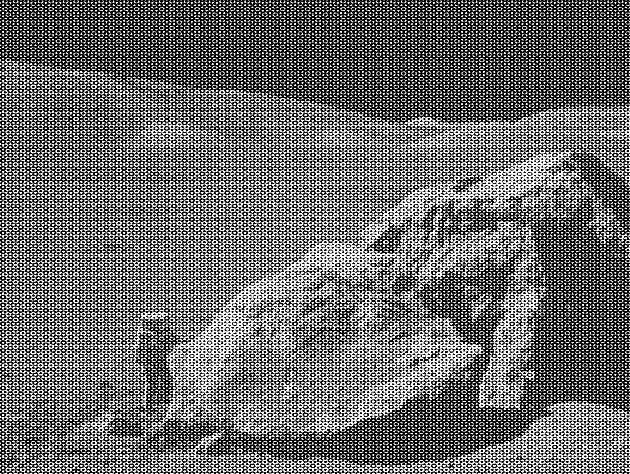
#> input picture moonlanding.png, 630 x 474 px
$ jupyter execute --allow-errors 07.2ex_Solution_Alireza_MollaAliHosseini.ipynb   (shell and % lines are left out)
#> lines starting #> are read from the running program, lines starting #| are printed output that depends on the picture
1\. **Maximum wind speed prediction at the Sprogø station**

The exercise goal is to predict the maximum wind speed occurring every 50 years even if no measure exists for such a period. The available data are only measured over 21 years at the Sprogø meteorological station located in Denmark.

The annual maxima are supposed to fit a normal probability density function. However such function is not going to be estimated because it gives a probability from a wind speed maxima. Finding the maximum wind speed occurring every 50 years requires the opposite approach, the result needs to be found from a defined probability. That is the quantile function role and the exercise goal will be to find it. In the current model, it is supposed that the maximum wind speed occurring every 50 years is defined as the upper 2% quantile.

By definition, the quantile function is the inverse of the cumulative distribution function. The latter describes the probability distribution of an annual maxima. In the exercise, the cumulative probability $p_i$ for a given year i is defined as $p_i = i/(N+1)$ with $N = 21$, the number of measured years. Thus it will be possible to calculate the cumulative probability of every measured wind speed maxima. From those experimental points, the scipy.interpolate module will be very useful for fitting the quantile function. Finally the 50 years maxima is going to be evaluated from the cumulative probability of the 2% quantile.

Practically, load the dataset:

```python
import numpy as np
max_speeds = np.load('max-speeds.npy')
years_nb = max_speeds.shape[0]
```

Compute then the cumulative probability $p_i$ (`cprob`) and sort the maximum speeds from the data. Use then the  UnivariateSpline from scipy.interpolate to define a quantile function and thus estimate the probabilities.

In the current model, the maximum wind speed occurring every 50 years is defined as the upper 2% quantile. As a result, the cumulative probability value will be:

```python
fifty_prob = 1. - 0.02
```

So the storm wind speed occurring every 50 years can be guessed as:

``` python
fifty_wind = quantile_func(fifty_prob)
```

[cell 1]
import numpy as np
import pandas as pd
import matplotlib.pyplot as plt
from scipy.interpolate import interp1d
from scipy.interpolate import UnivariateSpline
from scipy import optimize
from scipy import stats

#plt.style.use('ggplot')
#%precision 4
np.set_printoptions(suppress=True)

#> (a cell that did not finish here is left out)

#> (a cell that did not finish here is left out)

[cell 4]
cprob = [i/20 for i in range(21)]
#> (the rest of this cell did not finish here and is left out)

[cell 5]
fifty_prob = 1. - 0.02
#> (the rest of this cell did not finish here and is left out)

2\. **Curve fitting of temperature in Alaska**

The temperature extremes in Alaska for each month, starting in January, are given by (in degrees Celcius):

max:  17,  19,  21,  28,  33,  38, 37,  37,  31,  23,  19,  18

min: -62, -59, -56, -46, -32, -18, -9, -13, -25, -46, -52, -58

* Plot these temperature extremes.
* Define a function that can describe min and max temperatures.
* Fit this function to the data with scipy.optimize.curve_fit().
* Plot the result. Is the fit reasonable? If not, why?
* Is the time offset for min and max temperatures the same within the fit accuracy?

[cell 6]
max = np.array([17, 19, 21, 28, 33, 38, 37, 37, 31, 23, 19, 18])
min = np.array([-62, -59, -56, -46, -32, -18, -9, -13, -25, -46, -52, -58])
x_data = np.arange(12)
plt.plot(max)
plt.plot(min)
plt.legend(('Max','Min'),loc='best')
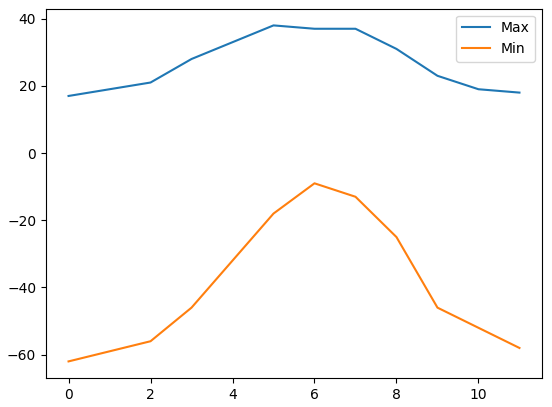
#> figure drawn by matplotlib, 1 panel; curve peaks at x = 5, y = 38; curve peaks at x = 6, y = -9

[cell 7]
def func(x,mean,std):
    return stats.norm(loc=mean,scale=std).pdf(x)

[cell 8]
y = func(x_data,6,0.009)
popt,pcov = optimize.curve_fit(func,x_data,y)
print(popt)
print(pcov)

[cell 9]
plt.scatter(x_data,max,label='Max data')
plt.scatter(x_data,min,label='Min data')
plt.plot(x_data,func(x_data,*popt),label='fitted')
plt.legend(loc='best')
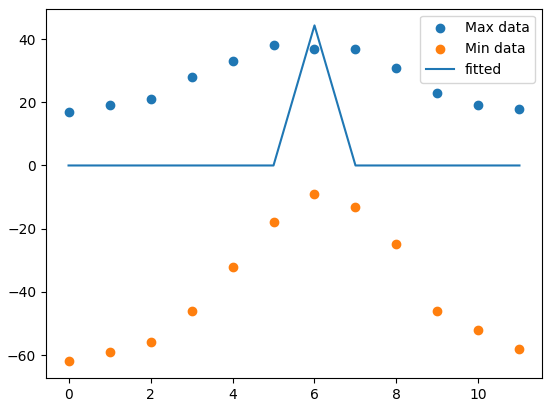
#> figure drawn by matplotlib, 1 panel; curve peaks at x = 6, y = 44.33

3\. **2D minimization of a six-hump camelback function**

$$
f(x,y) = \left(4-2.1x^2+\frac{x^4}{3} \right) x^2 +xy + (4y^2 -4)y^2
$$

has multiple global and local minima. Find the global minima of this function.

Hints:

* Variables can be restricted to $-2 < x < 2$ and $-1 < y < 1$.
* Use numpy.meshgrid() and pylab.imshow() to find visually the regions.
* Use scipy.optimize.minimize(), optionally trying out several of its methods.

How many global minima are there, and what is the function value at those points? What happens for an initial guess of $(x, y) = (0, 0)$ ?

[cell 10]
def f(x,y):
    return (4 - 2.1 * (x**2) + (np.power(x,4))/3) * (x**2) + x*y + (4 * (y**2) - 4) * (y**2)

[cell 11]
x = np.linspace(-2, 2, 100)
y = np.linspace(-1, 1, 100)
plt.plot(x, f(x,y));
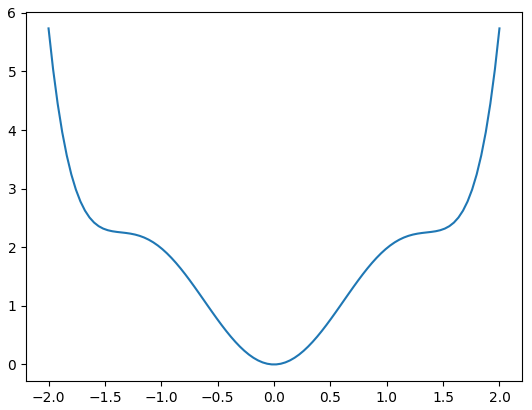
#> figure drawn by matplotlib, 1 panel; curve peaks at x = -2, y = 5.73

[cell 12]
x0=[0,0]
#> (the rest of this cell did not finish here and is left out)

4\. **FFT of a simple dataset**

Performe a periodicity analysis on the lynxs-hares population

#> (a cell that did not finish here is left out)

[cell 14]
from scipy import fftpack
#> (the rest of this cell did not finish here and is left out)

5\. **FFT of an image**

* Examine the provided image `moonlanding.png`, which is heavily contaminated with periodic noise. In this exercise, we aim to clean up the noise using the Fast Fourier Transform.
* Load the image using pylab.imread().
* Find and use the 2-D FFT function in scipy.fftpack, and plot the spectrum (Fourier transform of) the image. Do you have any trouble visualising the spectrum? If so, why?
* The spectrum consists of high and low frequency components. The noise is contained in the high-frequency part of the spectrum, so set some of those components to zero (use array slicing).
* Apply the inverse Fourier transform to see the resulting image.

[cell 15]
data = plt.imread('moonlanding.png')
#> data is the input picture: shape (474, 630) float32; min 0, max 1, mean 0.424

[cell 16]
spectrum = fftpack.fft2(data)
plt.imshow(np.real(spectrum))
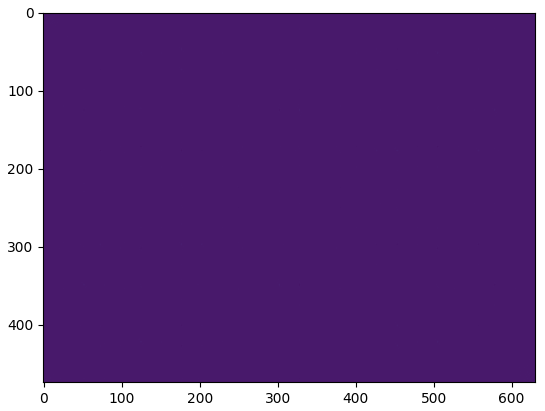
#> figure drawn by matplotlib, 1 panel

[cell 17]
df = pd.DataFrame(spectrum)
#> df = table of 474 rows and 630 columns
df1 = df[abs(df)<500]
#> df1 = table of 474 rows and 630 columns
df1 = df1.dropna()
#> df1 = table of 315 rows and 630 columns
plt.imshow(np.real(df1))
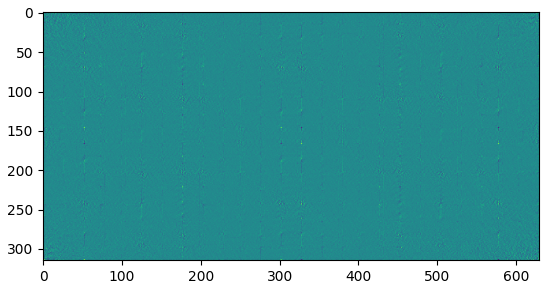
#> figure drawn by matplotlib, 1 panel

[cell 18]
image = fftpack.ifft2(df1)
plt.imshow(np.real(image))
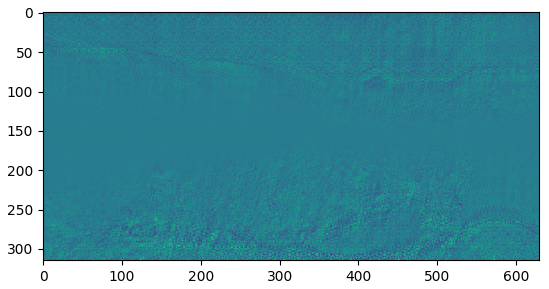
#> figure drawn by matplotlib, 1 panel
